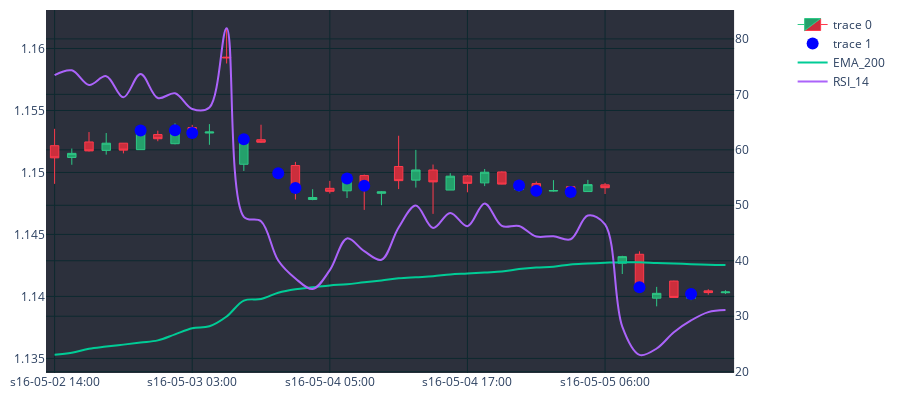
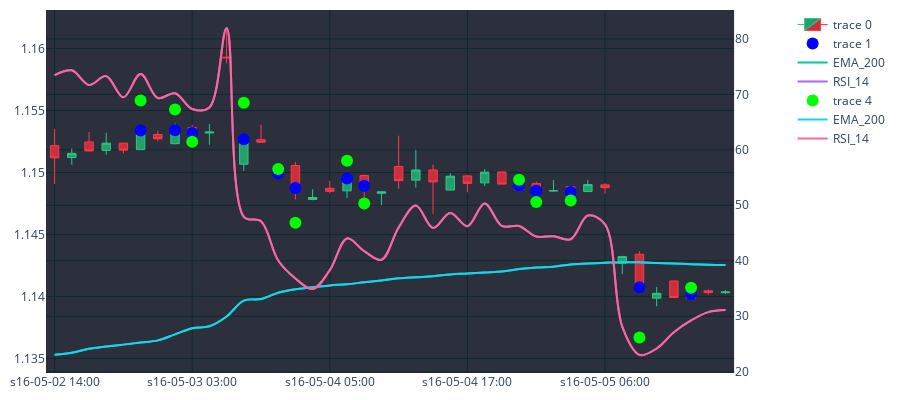
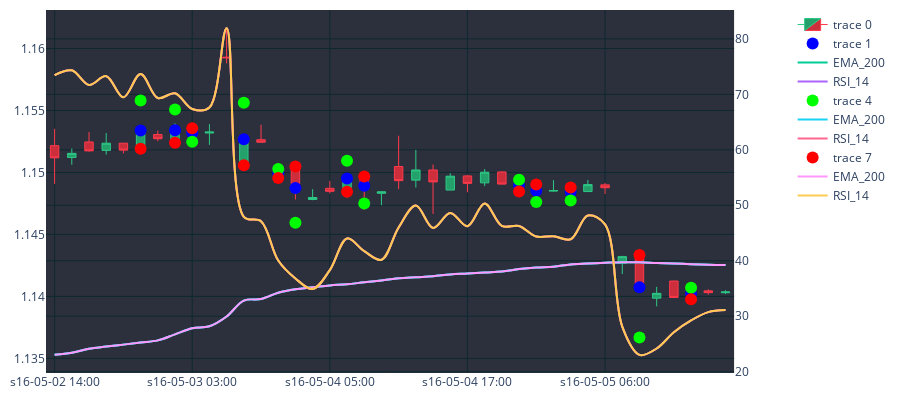

The notebook cell these images were saved under, in order:
### Code cell
df_plot=df_slim.iloc[100:140]
cp=CandlePlot(df_plot, candles=True)

trades=cp.df_plot[df_plot.SIGNAL != NONE]
markers=['mid_c','TAKE_PROFIT',"STOP_LOSS"]
marker_colors=["#0000FF","#00FF00","#ff0000"]
for i in range(3):
    cp.fig.add_trace(go.Scatter(
        x=trades.sTime,
        y=trades[markers[i]],
        mode='markers',
        marker=dict(color=marker_colors[i],size=12)
        
    ))
    cp.show_plot(line_traces=["EMA_200"],sec_traces=["RSI_14"])
